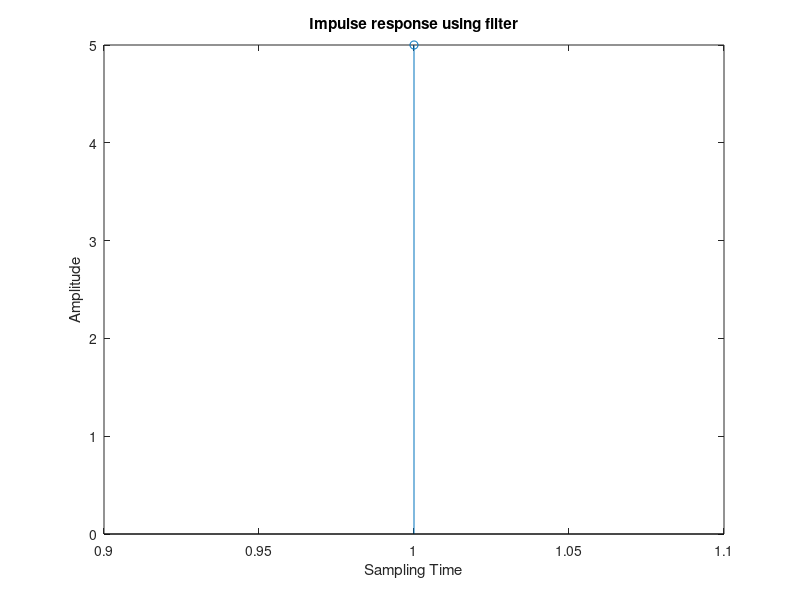

MATLAB code for this plot:
clc;
close all;
clear all;
x1 = input('Enter numerator: ');
x2 = input('Enter Denominator: ');
x3 = input('Enter the impulse input');
h = filter(x1,x2,x3);
disp('Impulse response of second order diff Eqn:');
disp(h);
figure('name','matlab\pratyush\impulse_response');
stem(h);
xlabel('Sampling Time');
ylabel('Amplitude');
title('Impulse response using filter');
